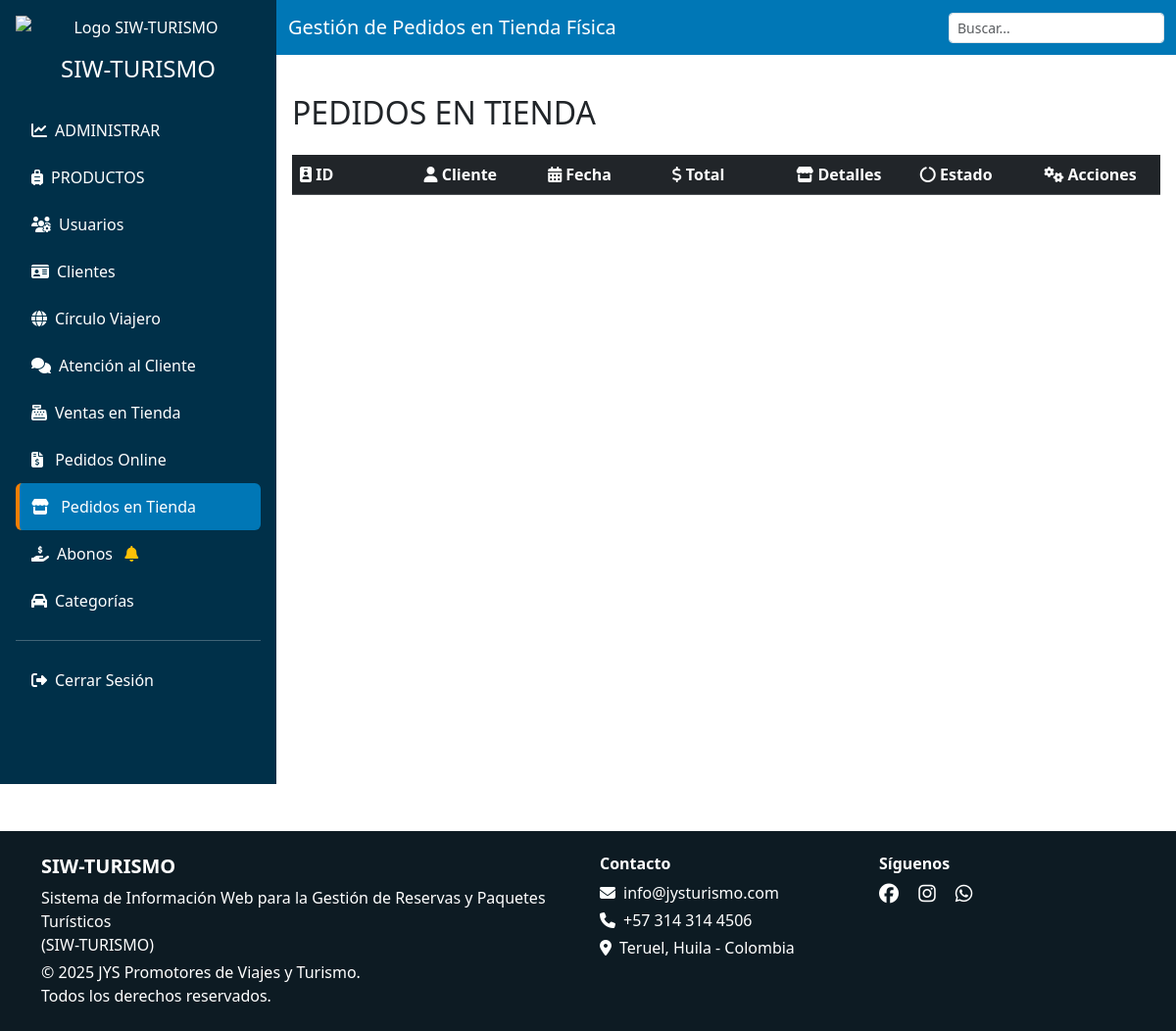
The page /vista/admin/pedidos_tienda.php (signed in) on the database as committed earlier.
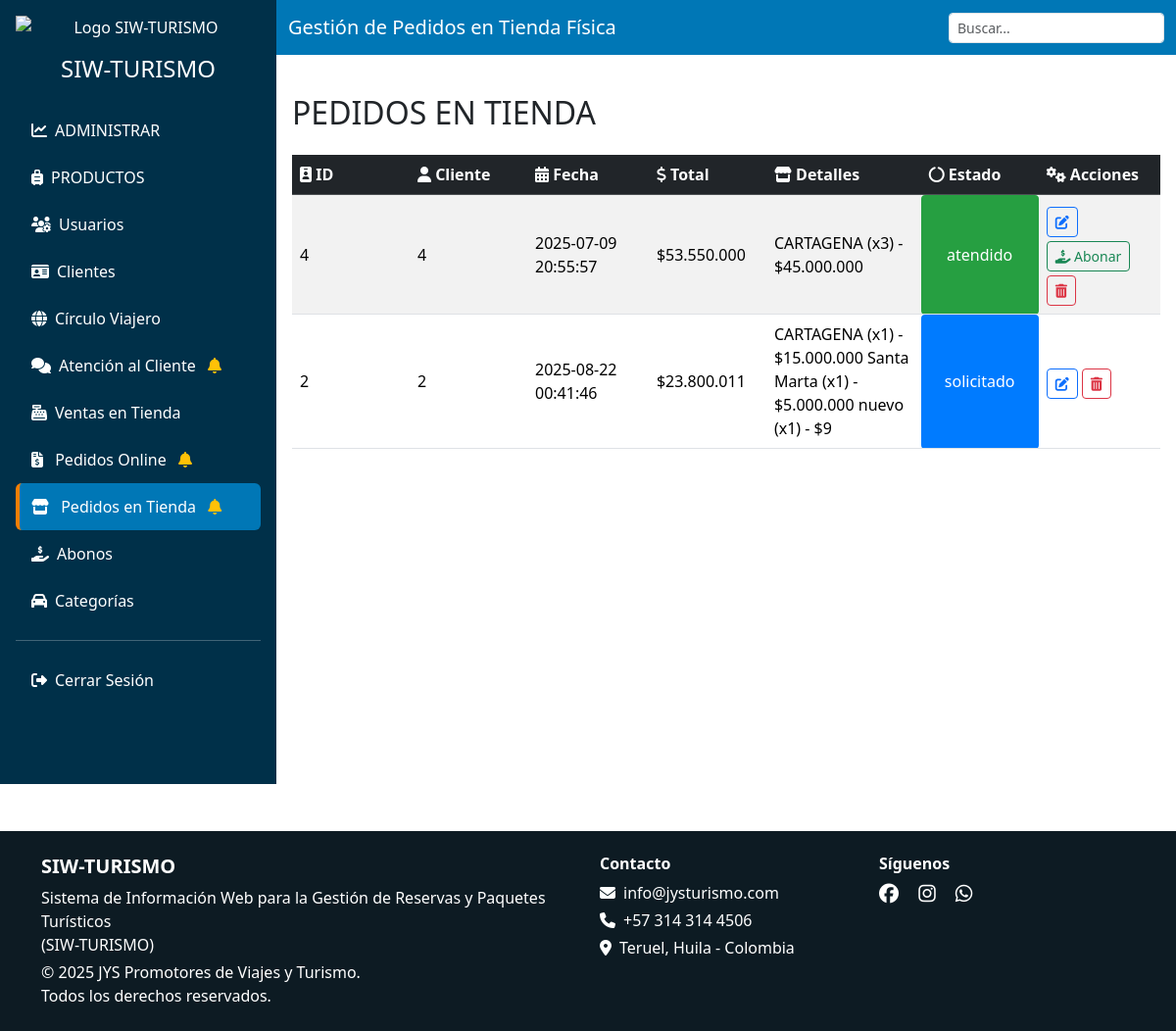
The same page on the database as committed later.
### tables this page shows
CREATE TABLE `ventas` (
  `id` int(11) NOT NULL,
  `tipo_venta` enum('online','fisica','','') NOT NULL,
  `fecha` timestamp NOT NULL DEFAULT current_timestamp(),
  `total` int(11) NOT NULL,
  `id_cliente` int(11) NOT NULL,
  `estado` enum('solicitado','atendido','rechazado') DEFAULT NULL,
  `detalles` text DEFAULT NULL
);

### modelo/obtenerEstados.php (called while the page is built, shortened)
<?php
function hayPedidos($conn)
{
    $sql = "SELECT 1 FROM ventas WHERE estado = ? AND tipo_venta = 'online' LIMIT 1";
    $stmt = $conn->prepare($sql);
    if ($stmt) {
        $estado = "solicitado";
        $stmt->bind_param("s", $estado);
        $stmt->execute();
        $stmt->store_result();
        $hay = ($stmt->num_rows > 0);
        return $hay;
    }
    return false;
}
function hayAtenciones($conn)
{
    $sql = "SELECT 1 FROM atencion_clientes WHERE estado = ? LIMIT 1";
    $stmt = $conn->prepare($sql);
    if ($stmt) {
        $estado = "PE";
        $stmt->bind_param("s", $estado);
        $stmt->execute();
        $stmt->store_result();
        $hay = ($stmt->num_rows > 0);
        return $hay;
    }
    return false;
}
function hayPedidosFisicos($conn){
    $sql = "SELECT 1 FROM ventas WHERE estado = ? AND tipo_venta = 'fisica' LIMIT 1";
    $stmt = $conn->prepare($sql);
    if ($stmt) {
        $estado = "solicitado";
        $stmt->bind_param("s", $estado);
        $stmt->execute();
        $stmt->store_result();
        $hay = ($stmt->num_rows > 0);
        return $hay;
    }
    return false;
}
function hayAbonosPendientes($conn){
    $sql = "SELECT 1 FROM abonos WHERE estado = 'pendiente' LIMIT 1";
    $stmt = $conn->prepare($sql);
    if ($stmt) {
        $stmt->execute();
        $stmt->store_result();
        $hay = ($stmt->num_rows > 0);
        return $hay;
    }
    return false;
}
?>

### modelo/pedidos_m.php (called while the page is built, shortened)
<?php
   function obtenerPedidosFisicos($conn) {
        $pedidos = [];
        $sql = "SELECT * FROM ventas WHERE tipo_venta = 'fisica' ORDER BY id DESC";
        $resultado = $conn->query($sql);
        if ($resultado && $resultado->num_rows > 0) {
            while ($fila = $resultado->fetch_assoc()) {
                $pedidos[] = $fila;
            }
        }
        return $pedidos;
    }
?>

### modelo/ventas_m.php (called while the page is built, shortened)
<?php
function obtenerTotalAbonosPorVenta($conn, $id_venta) {
    $sql = "SELECT SUM(monto) AS total_abonos FROM abonos WHERE id_venta = ? AND estado = 'aceptado'";
    $stmt = $conn->prepare($sql);
    $stmt->bind_param("i", $id_venta);
    $stmt->execute();
    $result = $stmt->get_result();
    $row = $result->fetch_assoc();
    return $row['total_abonos'] ?? 0;
}
?>

### vista/admin/pedidos_tienda.php (the view, shortened to what the changed rows need)
<?php
include('header.php');
?>
<body>
    <?php
    include '../../conexion.php';
    include '../../modelo/pedidos_m.php';
    include '../../modelo/ventas_m.php';
    $pedidos_fisicos = obtenerPedidosFisicos($conn);
    ?>
    <div class="d-flex flex-column flex-lg-row">
        <?php include('sidebar.php'); ?>
        <div class="flex-grow-1">
            <div class="main-content">
                <div class="d-flex justify-content-between align-items-center mb-4">
                    <h2 class="mb-0 mt-4">PEDIDOS EN TIENDA</h2>
                </div>
                <div class="table-responsive">
                    <table class="table table-striped table-hover align-middle">
                        <thead class="table-dark">
                            <tr>
                                <th><i class="fas fa-id-badge"></i> ID</th>
                                <th><i class="fas fa-user"></i> Cliente</th>
                                <th><i class="fas fa-calendar-alt"></i> Fecha</th>
                                <th><i class="fas fa-dollar-sign"></i> Total</th>
                                <th><i class="fas fa-store"></i> Detalles</th>
                                <th><i class="fas fa-circle-notch"></i> Estado</th>
                                <th><i class="fas fa-cogs"></i> Acciones</th>
                            </tr>
                        </thead>
                        <tbody>
                            <?php foreach ($pedidos_fisicos as $pedido): ?>
                                <tr>
                                    <td><?= $pedido['id'] ?></td>
                                    <td><?= $pedido['id_cliente'] ?></td>
                                    <td><?= $pedido['fecha'] ?></td>
                                    <td>$<?= number_format($pedido['total'], 0, ',', '.') ?></td>
                                    <td><?= htmlspecialchars($pedido['detalles']) ?></td>
                                    <?php
                                    $colores = [
                                        'atendido'   => '#28a745',
                                        'rechazado'  => '#dc3545',
                                        'solicitado' => '#007bff'
                                    ];
                                    $estado = strtolower($pedido['estado']);
                                    $color = isset($colores[$estado]) ? $colores[$estado] : '#6c757d';
                                    ?>
                                    <td style="background-color:<?= $color ?>;color:#fff;padding:5px;border-radius:4px;text-align:center;">
                                        <?= htmlspecialchars($pedido['estado']) ?>
                                    </td>
                                    <td>
                                        <button class="btn btn-sm btn-outline-primary mt-1" data-bs-toggle="modal"
                                            data-bs-target="#modalEditar<?= $pedido['id'] ?>">
                                            <i class="fas fa-edit"></i>
                                        </button>
                                        <?php
                                        $id_venta = $pedido['id'];
                                        $totalAbonos = obtenerTotalAbonosPorVenta($conn, $id_venta);
                                        $saldoPendiente = $pedido['total'] - $totalAbonos;
                                        ?>
                                        <?php if ($saldoPendiente > 0 && $pedido['estado'] == 'atendido'): ?>
                                            <button class="btn btn-sm btn-outline-success mt-1" data-bs-toggle="modal"
                                                data-bs-target="#abonarpedidoModal<?php echo $pedido['id']; ?>">
                                                <i class="fas fa-hand-holding-usd"></i> Abonar
                                            </button>
                                        <?php endif; ?> <button class="btn btn-sm btn-outline-danger mt-1"
                                            onclick="eliminar(event, <?= $pedido['id'] ?>)"><i class="fas fa-trash-alt"></i>
                                        </button>
                                    </td>
                                </tr>
                            <?php endforeach; ?>
                        </tbody>
                    </table>
                </div>
            </div>
        </div>
    </div>
    <?php include('footer.php'); ?>
</body>
</html>

### vista/admin/sidebar.php (shortened to what the changed rows need)
<?php
include '../../conexion.php';
include '../../modelo/obtenerEstados.php';
$CampanaPedidos = hayPedidos($conn);
$CampanaAtencion = hayAtenciones($conn);
$CampanaPedidosFisicos=hayPedidosFisicos($conn);
$campanaAbonos = hayAbonosPendientes($conn);
?>
<!DOCTYPE html>
<html lang="es">
<head>
    <link
        href="../../libs/bootstrap-5.3.3-dist/css/bootstrap.min.css"
        rel="stylesheet" />
</head>
<body>
    <div class="sidebar p-3 text-center d-flex flex-column flex-shrink-0 text-white overflow-auto vh-100">
        <nav style="min-width: 250px;">
            <ul class="nav nav-pills flex-column text-start">
                <?php if ($_SESSION['rol'] == 'ADMIN' || $_SESSION['rol'] == 'ATENCION_CLIENTE'): ?>
                    <li class="nav-item">
                        <a href="atencion_cliente.php" class="nav-link i-atencion_cliente text-white">
                            <i class="fas fa-comments me-2"></i>Atención al Cliente
                            <?php if ($CampanaAtencion): ?>
                                <i class="fas fa-bell text-warning ms-2"></i>
                            <?php endif; ?>
                        </a>
                    </li>
                <?php endif; ?>
                <li class="nav-item">
                    <a href="pedidos.php" class="nav-link i-pedidos text-white">
                        <i class="fas fa-file-invoice-dollar me-2"></i>
                        Pedidos Online
                        <?php if ($CampanaPedidos): ?>
                            <i class="fas fa-bell text-warning ms-2"></i>
                        <?php endif; ?>
                    </a>
                </li>
                 <li class="nav-item">
                    <a href="pedidos_tienda.php" class="nav-link i-pedidos_tienda text-white">
                        <i class="fas fa-store me-2"></i>
                        Pedidos en Tienda
                        <?php if ($CampanaPedidosFisicos): ?>
                            <i class="fas fa-bell text-warning ms-2"></i>
                        <?php endif; ?>
                    </a>
                </li>
                <?php if ($_SESSION['rol'] != 'ATENCION_CLIENTE'): ?>
                    <li class="nav-item">
                        <a href="abonos.php" class="nav-link i-abonos text-white">
                            <i class="fas fa-hand-holding-usd me-2"></i>Abonos
                            <?php if ($campanaAbonos): ?>
                            <i class="fas fa-bell text-warning ms-2"></i>
                        <?php endif; ?>
                        </a>
                    </li>
                <?php endif; ?>
            </ul>
        </nav>
    </div>
</body>
</html>

Rows that differ between the two databases and show on the page:
now on this page (row edited): ventas: id "4", id_cliente "4", fecha "2025-07-09 20:55:57", total "53.550.000", detalles "CARTAGENA (x3) - $45.000.000", estado "atendido"
now on this page (row edited): ventas: id "2", id_cliente "2", fecha "2025-08-22 00:41:46", total "23.800.011", detalles "CARTAGENA (x1) - $15.000.000 Santa Marta (x1) - $5.000.000 nuevo (x1) - $9", estado "solicitado"
